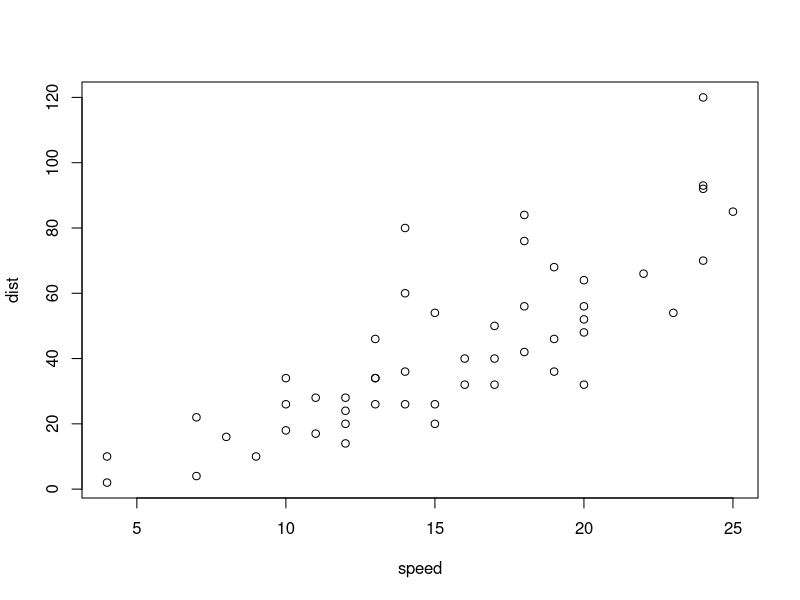
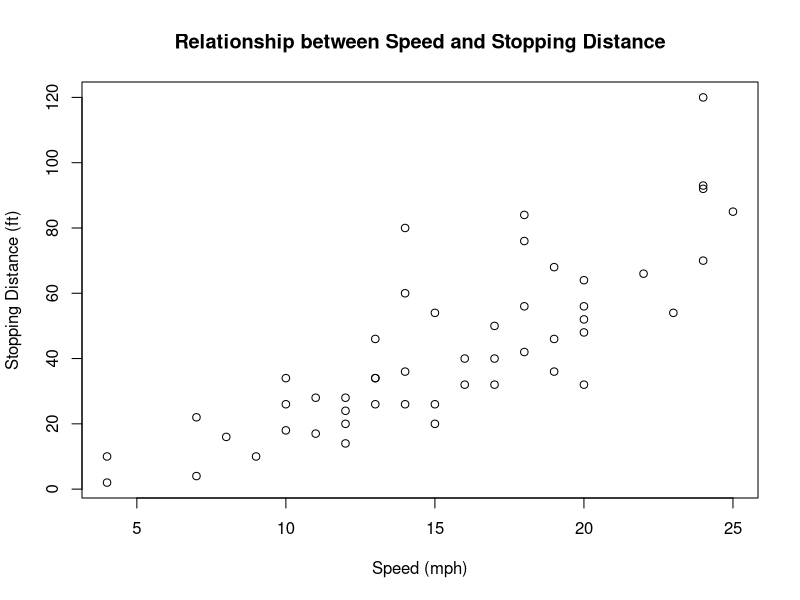
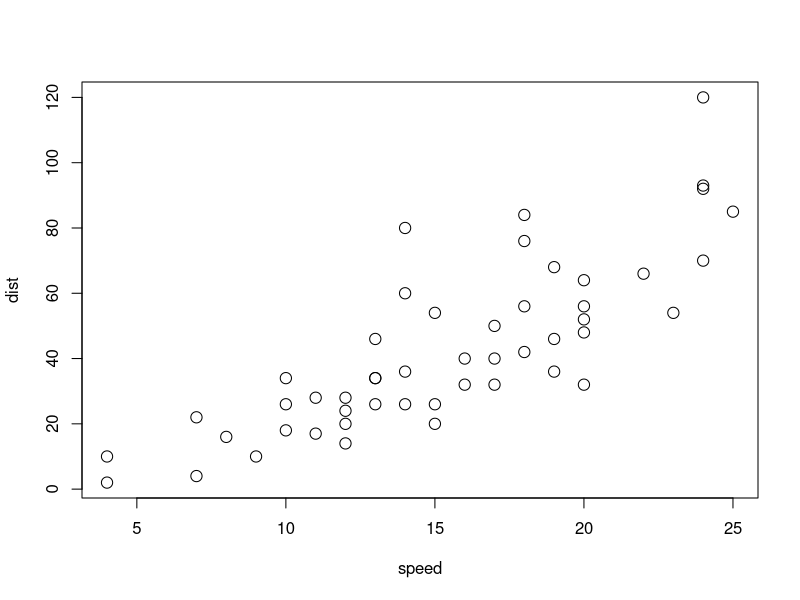
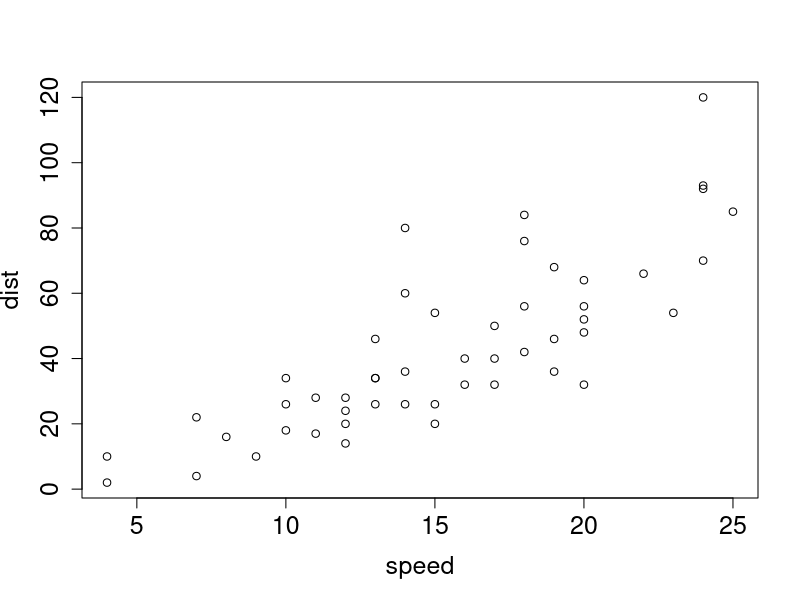
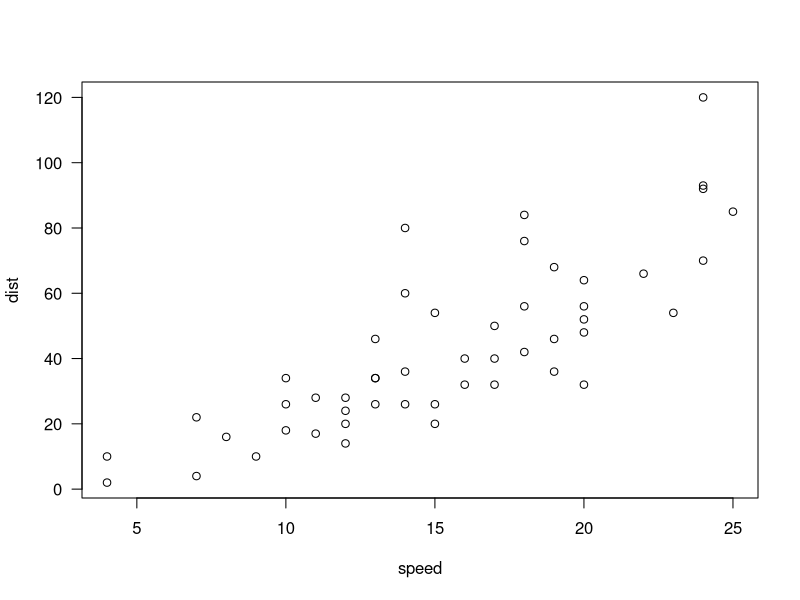

Write the R code that produced these figures, in order. (Note: this script raises an error after producing the figures.)
# some potential code for the course that is still in the process of troubleshooting



################### intro plotting test run script ######################
pdf(here('figures','myplots.pdf'))
plot(cars) # simple plot to visualize the data

plot(cars, xlab = "Speed (mph)", ylab = "Stopping Distance (ft)", main = "Relationship between Speed and Stopping Distance") # can add labels

# adjust item sizes
plot(cars, cex = 1.5) # cex is multiplier--points are 1.5x size
plot(cars, cex.axis = 1.5, cex.lab = 1.5, cex.main = 1.5) # enlarge axis labels, axis titles, plot title

plot(cars, las = 1) # adjust angles of axis labels

#play with fonts
#font_import() # imports fonts from extrafont pkg
#loadfonts(device = "win") # load them into your workspace
fonts() # see list of available fonts so you know the exact syntax
plot(cars, family = 'Century Gothic') # try out some different ones!

plot(cars, col = 'royalblue', pch = 19) # point color and type

lmod1<-lm(dist ~ speed, data = cars) # get lm for trendline
abline(lmod1, col = "magenta", lty = 5) # add trendline-color red linetype 5 (long dashes)

plot(0, 0, xlim=c(0, 25), ylim=c(0, 120), type='n', xlab='Speed', ylab='Distance')

points(cars$speed, cars$dist, col='hotpink')
lines(cars$speed, cars$dist)
lines(c(5,25), c(20,100))

abline(h = mean(cars$dist), col = "darkorchid") # add horizontal line at value of interest
abline(v = mean(cars$speed)-sd(cars$speed), col = "coral1") # add vert line
abline(v = mean(cars$speed)+sd(cars$speed), col = "coral1") # add vert line

hist(cars$speed)
dev.off()

################## two factor ANOVA plot with mtcars ##########
str(mtcars)
# initialize new plot with args color and fill
g5<- ggplot(means, aes(x = Species, y = mean, color = Species, fill = Species)) + 
  # color lines, fill area
  
  geom_bar(stat = "identity", position = "dodge") +
  geom_errorbar(aes(ymin = mean - se, ymax = mean + se),
                width = 0.04,size=0.5, position = position_dodge(width = 0.9)) +
  labs(x = "Species", y = "Sepal Length", 
       title = "Average Sepal Length by Species with Error Bars")
g5

g6 <- g5 +  
  # Set manual colors 
  scale_fill_manual(values = c("lavender", "aquamarine", "lightpink")) + # color areas
  scale_color_manual(values = c("mediumpurple1", "aquamarine4", "rosybrown3")) + # color lines
  
  # adjust theme for a cleaner plot
  theme_bw() +
  theme(  panel.grid.major = element_blank(), #delete major grid lines
          panel.grid.minor = element_blank()) #delete minor grid lines
g6




#################### testing base plot ANCOVA plot ######################

# Fit the ANCOVA model
model <- lm(Sepal.Length ~ Petal.Length + Species, data = iris)

# Plot the data and the regression line
plot(Sepal.Length ~ Petal.Length, data = iris, pch = 16, col = c("lavender", "skyblue", "lightpink")[iris$Species])
legend(x= 1, y =7.7, legend = unique(iris$Species), pch = 16, col = c("lavender", "lavender", "lightpink"))

################### monk seal growth rate function #######################

# it runs and mechanically works but something is wrong with the pop growth equations
# population becomes neg rly fast
# i added an ifelse() in the line that pipes pop to pop_data where if it is 0 or less, it puts 0

# maybe save this code for the troubleshooting module and let the students figure it out

library(dplyr)

# function to predict monk seal population growth
monk_seal_growth <- function(start_pop, fishing_mort_pct, shark_mort_pct, natural_mort_pct, birth_rate_pct, logistic_model = FALSE, K = NULL) {
  
  # create empty data frame to store population predictions
  pop_data <- data.frame(year = integer(), pop = numeric(), growth_rate = numeric(), stringsAsFactors = FALSE)
  
  # set starting population
  pop <- start_pop
  
  # loop through years and predict population growth
  for (year in 1:10) {
    
    # calculate total mortality
    total_mort_pct <- fishing_mort_pct + shark_mort_pct + natural_mort_pct
    
    # calculate population growth rate
    if (logistic_model) {
      growth_rate <- (birth_rate_pct * pop * (1 - (pop / K)) - (total_mort_pct / 100) * pop) / 100
    } else {
      growth_rate <- ((birth_rate_pct - total_mort_pct) / 100) * pop
    }
    
    # update population
    pop <- pop + round(growth_rate * pop)
    
    # add data to data frame
    pop_data <- pop_data %>% add_row(year = year, pop = ifelse(pop>0,pop,0), growth_rate = growth_rate)
  }
  
  # write data to csv
  write.csv(pop_data, file = here('outputs',"monk_seal_pop_predictions.csv"), row.names = FALSE)
  
  # return data frame
  return(pop_data)
}

# predict monk seal population growth using an exponential model
monk_seal_growth(start_pop = 100, fishing_mort_pct = 10, shark_mort_pct = 5, natural_mort_pct = 2, birth_rate_pct = 8)

# predict monk seal population growth using a logistic model with carrying capacity of 2000
monk_seal_growth(start_pop = 100, fishing_mort_pct = 10, shark_mort_pct = 5, natural_mort_pct = 2, birth_rate_pct = 8, logistic_model = TRUE, K = 2000)




######### creating sample data for module 5 (simple analyses) & 6 (intro plotting) #########
# want t test, one factor ANOVA, two factor ANOVA, regression, and maybe ANCOVA
# have many groups for one factor ANOVA so that they have to reangle the x axis labels
# set breaks/scales manually

# sample time series dataset
df <- data.frame(date = as.Date("2021-01-01") - 0:99,
                 sales = runif(100, 10, 500) + seq(50, 149)^2)
str(df)

p <- ggplot(df, aes(x=date, y=sales)) +
  geom_line()
p






